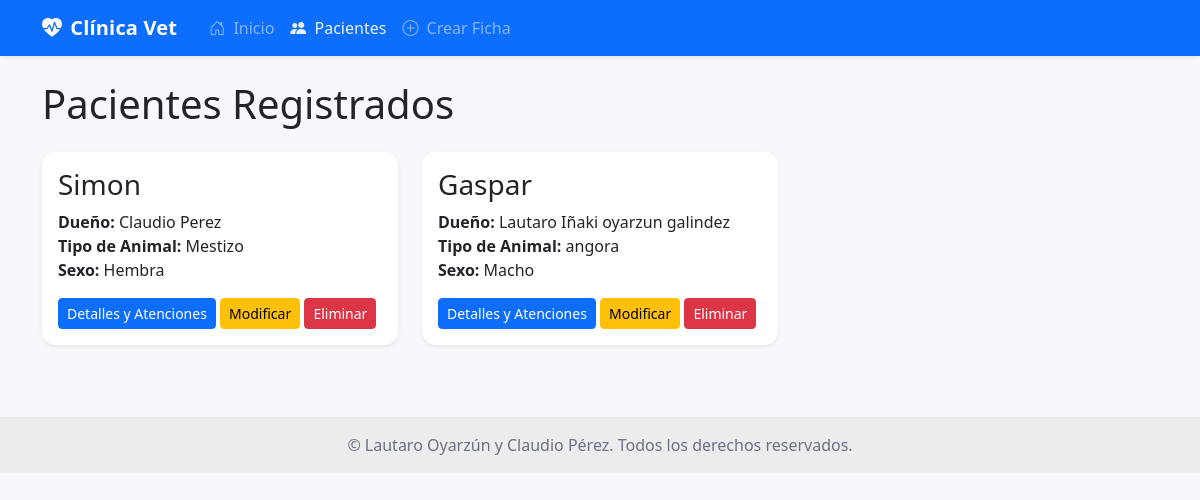
/mascotas/, run on an earlier commit of the app's database.
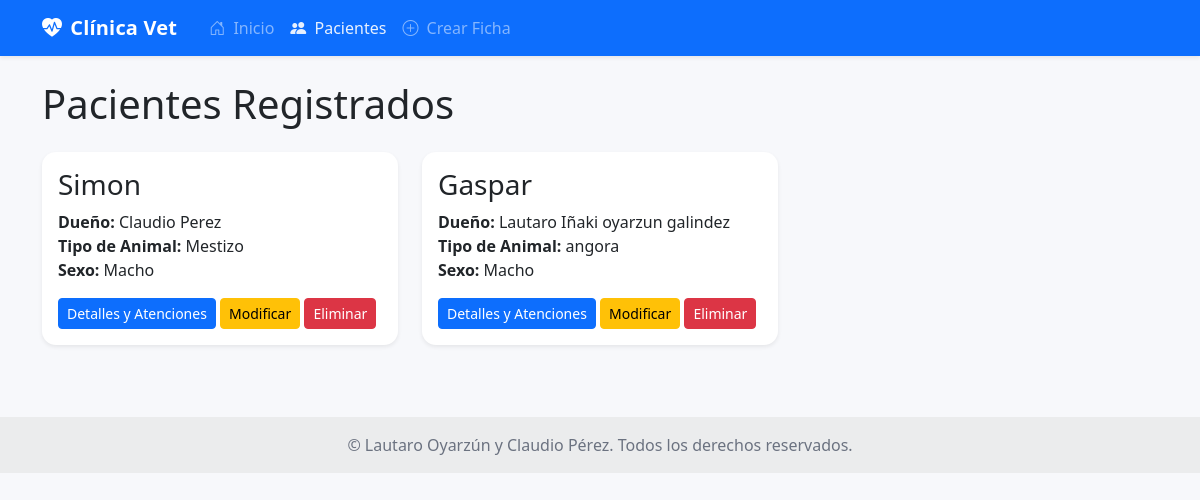
And on a later commit of the database.
### principal/models.py (models this page shows, shortened)
class FichaMascota(models.Model):
    idficha_mascota = models.AutoField(primary_key=True, db_column='idficha_mascota')
    nombre = models.CharField(max_length=45)
    num_chip = models.CharField(max_length=45, blank=True, null=True)
    sexo = models.CharField(max_length=1, choices=SEXO_CHOICES)
    fecha_nacimiento = models.DateField()
    tipo_animal = models.CharField(max_length=45)
    dueño = models.ForeignKey(Dueno, on_delete=models.CASCADE)
    asistente = models.ForeignKey(Asistente, on_delete=models.SET_NULL, null=True)

class Dueno(models.Model):
    id = models.AutoField(primary_key=True, db_column='iddueño')
    run = models.CharField(max_length=45, unique=True)
    nombres = models.CharField(max_length=45)
    apellidos = models.CharField(max_length=45)
    email = models.EmailField(max_length=45)
    fono_contacto1 = models.CharField(max_length=45)
    fono_contacto2 = models.CharField(max_length=45, blank=True, null=True)

### principal/views.py (the view)
# urls.py: path('mascotas/', views.lista_mascotas, name='lista_mascotas'),
def lista_mascotas(request):
    mascotas = FichaMascota.objects.all()
    return render(request, 'principal/lista_mascotas.html', {'mascotas': mascotas})

### principal/templates/principal/lista_mascotas.html (shortened to what this page needs)
{% extends 'principal/base.html' %}
{% block content %}
    <h1 class="mb-4">Pacientes Registrados</h1>
    <div class="row">
        {% for mascota in mascotas %}
        <div class="col-md-4 mb-4">
            <div class="card h-100 shadow-sm">
                <div class="card-body">
                    <h3 class="card-title">{{ mascota.nombre }}</h3>
                    <p class="card-text">
                        <strong>Dueño:</strong> {{ mascota.dueño.nombres }} {{ mascota.dueño.apellidos }}<br>
                        <strong>Tipo de Animal:</strong> {{ mascota.tipo_animal }}<br>
                        <strong>Sexo:</strong> {{ mascota.get_sexo_display }}
                    </p>
                    <a href="{% url 'detalle_mascota' mascota.pk %}" class="btn btn-primary btn-sm">
                         Detalles y Atenciones
                    </a>
                    <a href="{% url 'modificar_ficha_mascota' mascota.pk %}" class="btn btn-warning btn-sm">
                         Modificar
                    </a>
                    <a href="{% url 'eliminar_ficha_mascota' mascota.pk %}" class="btn btn-danger btn-sm">
                         Eliminar
                    </a>
                </div>
            </div>
        </div>
        {% empty %}
        <div class="alert alert-info w-100 text-center" role="alert">
            No hay mascotas registradas.
        </div>
        {% endfor %}
    </div>
{% endblock %}

What changed in the data, as far as the page shows it:
changed FichaMascota "Simon": sexo "Hembra" → "Macho"
